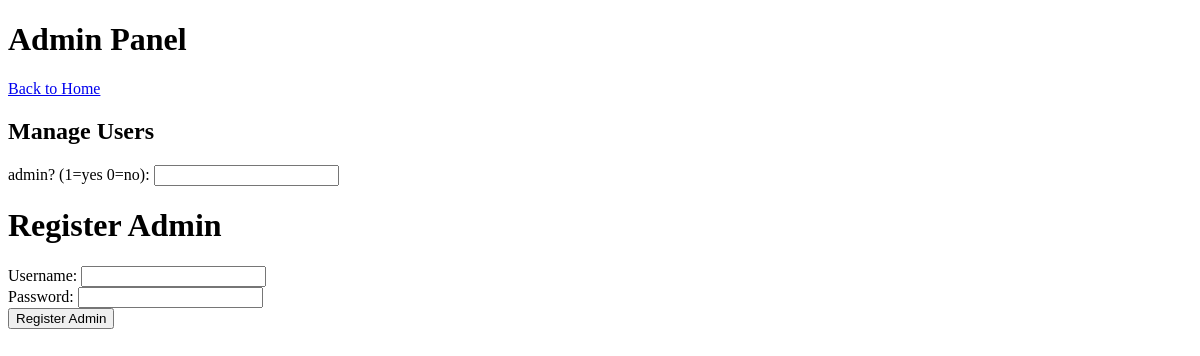
Page /admin (signed in) on the earlier database version.
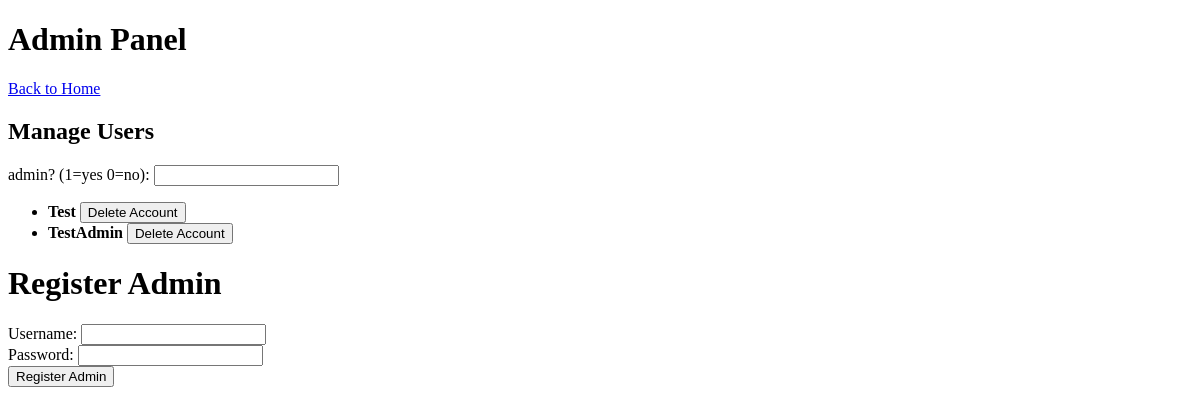
Same page on the later database version.
### models.py (models this page shows)
class User(db.Model):
    id = db.Column(db.Integer, primary_key=True, autoincrement=True)
    username = db.Column(db.String(150), unique=True, nullable=False)
    password_hash = db.Column(db.String(500), nullable=False)
    privilege = db.Column(db.Integer, nullable=False)

### blueprints/admin.py (the view)
@admin_bp.route('/admin')
def admin_panel():
    if not session.get('username') or session.get('privilege') != 1:
        flash("You must be logged in as an admin to access this page.")
        return redirect(url_for('auth.login'))
    users = User.query.filter(User.username != session['username']).all()
    return render_template('admin.html', users=users)

### templates/admin.html (shortened to what this page needs)
<!DOCTYPE html>
<html lang="en">
<head>
</head>
<body>
    <h1>Admin Panel</h1>
    <p><a href="{{ url_for('home.home_page') }}">Back to Home</a></p>
    <h2>Manage Users</h2>
    <label for="admin">admin? (1=yes 0=no):</label>
        <input type="text" id="admin" name="admin" required><br>
    <ul class="user-list">
        {% for user in users %}
        <li>
            <strong>{{ user.username }}</strong>
            <form method="POST" action="{{ url_for('admin.delete_user', user_id=user.id) }}" style="display:inline;">
                <button type="submit">Delete Account</button>
            </form>
        </li>
        {% endfor %}
    </ul>
    <h1>Register Admin</h1>
    <form method="POST" action="/registerAdmin">
        <label for="username">Username:</label>
        <input type="text" id="username" name="username" required><br>
        <label for="password">Password:</label>
        <input type="password" id="password" name="password" required><br>
        <button type="submit">Register Admin</button>
    </form>
</body>
</html>

Differences in the rows shown:
added User: username "Test"
added User: username "TestAdmin"
